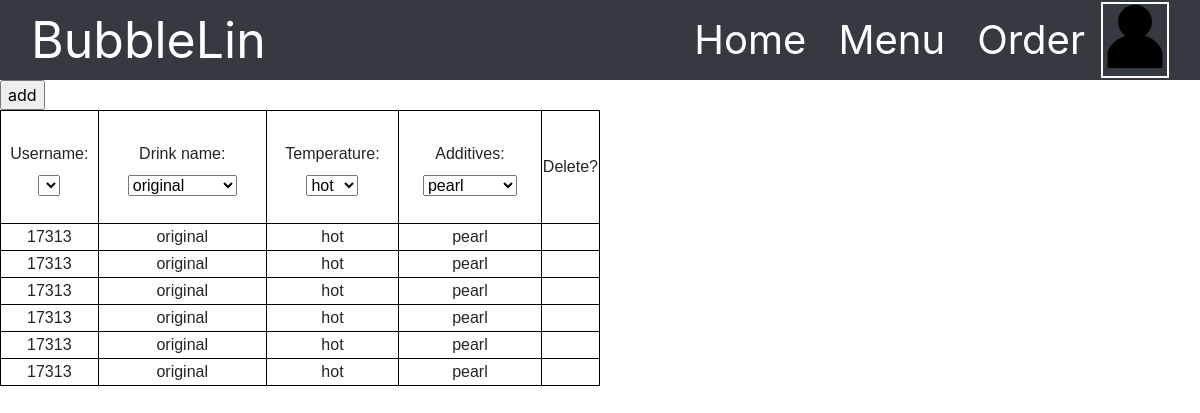
/drink_order (signed in), run on an earlier commit of the app's database.
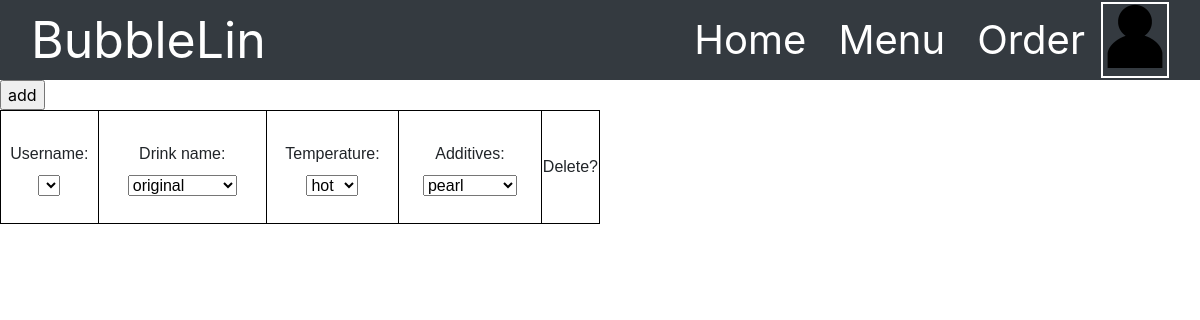
And on a later commit of the database.
### tables this page shows
CREATE TABLE drink_order (id INTEGER PRIMARY KEY, username STRING REFERENCES login (id), name TEXT REFERENCES flavour (id), temperature TEXT REFERENCES temperature (id), additives TEXT REFERENCES additives (id));

CREATE TABLE login (id INTEGER PRIMARY KEY, username STRING, password STRING);

### app.py (the view)
@app.route("/drink_order", methods=["GET", "POST"])
def order():
    if 'logged_in' not in session:
        return redirect("/login")
    extras = "SELECT id, name FROM additives"
    cursor = get_db().cursor()
    cursor.execute(extras)
    additives = cursor.fetchall()
    degrees = "SELECT id, temperature FROM temperature"
    cursor = get_db().cursor()
    cursor.execute(degrees)
    temperature = cursor.fetchall()
    drinks = "SELECT id, name FROM flavour;"
    cursor = get_db().cursor()
    cursor.execute(drinks)
    flavour = cursor.fetchall()
    items = "SELECT login.username, name, temperature, additives FROM drink_order JOIN login ON drink_order.username == login.id"
    cursor = get_db().cursor()
    cursor.execute(items)
    goods = cursor.fetchall()
    return render_template('drink_order.html', temperature=temperature, additives=additives,  flavour=flavour, goods=goods, admin = admin, user_id=user_id)

### app.py (called while the page is built)
def get_db():
    db = getattr(g, '_database', None)
    if db is None:
        db = g._database = sqlite3.connect(DATABASE)
    return db

@app.teardown_appcontext
def close_connection(exception):
    db = getattr(g, '_database', None)
    if db is not None:
        db.close()
    return

### templates/drink_order.html (shortened to what this page needs)
<!DOCTYPE html>
<html lang="en">
<head>
    <link rel="stylesheet" href='{{url_for("static", filename="order_style.css")}}'>
    <link rel="stylesheet" href="https://maxcdn.bootstrapcdn.com/bootstrap/4.5.0/css/bootstrap.min.css">
</head>
<body>
    <nav class="navbar navbar-expand-sm bg-dark navbar-dark">
        <div class="container-fluid">
        <div class="navbar-header">
        <a class="navbar-brand" id='bubble'>BubbleLin</a>
        </div>
        <ul class="nav navbar-nav">
        <li><a href="/">Home</a></li>
        <li><a href="/menu">Menu</a></li>
        <li><a href="/drink_order">Order</a></li>
        <div class="icon"><a href="/login"><img src="static/user-icon.png" alt="log in" height=64 width=64></a></div>
        </ul>
    </div>
    </nav>
<table>
<tr>
<td><label for="username">Username:</label>
<select name="customer_id" id="username">
</select>
<br><br>
</td>
<form action="/add" method="POST">
<td><div class = "inputs"></div>
<label for="flavour">Drink name:</label>
<select name="drink_name" id="flavour">
    {% for item in flavour %}
        <option value="{{ item[1] }}">{{ item[1] }}</option>
    {% endfor %}
</select>
<br><br>
</td>
<td><div class = "inputs"></div>
<label for="temperature">Temperature:</label>
<select name="drink_temperature" id="temperature">
    {% for item in temperature %}
        <option value="{{ item[1] }}">{{ item[1] }}</option>
    {% endfor %}
</select>
<br><br>
</td>
<td><div class = "inputs"></div>
<label for="additives">Additives:</label>
<select name="drink_additives" id="additives">
    {% for item in additives %}
        <option value="{{ item[1] }}">{{ item[1] }}</option>
    {% endfor %}
</select>
<br><br>
</td>
<input type="submit" value="add">
</form>
<td>Delete?</td>
</tr>
{% for drink_order in goods %}
    <tr>
        <td>{{drink_order[0]}} </td>
        <td>{{drink_order[1]}}</td>
        <td>{{drink_order[2]}}</td>
        <td>{{drink_order[3]}}</td>
        <td>
{% endfor %}
</table>
</body>
</html>

### static/order_style.css (style rules this page uses)
body { background-color: #fffdd0; }
table { font-family: arial, sans-serif; border-collapse: collapse; width: 50%; }
tr { margin: 10px; }
td, th { border: 1px solid black; text-align: center; }
label { margin-top: 30px; }
form { width: 200px; }
#bubble { font-size: 50px; }
nav { height: 80px; }
li { font-size: 40px; color: aliceblue; padding: 8px 16px; float: left; width: auto; border: none; display: block; outline: 0; position: relative; }
li::after { content: ''; display: block; position: absolute; left: 0; bottom: 10px; width: 0px; height: 3px; background: white; transition: width 300ms ease; }
.icon { top: 8%; border: 2px white solid; }
a { color: white !important; }

What changed in the data, as far as the page shows it:
no longer on this page (row edited): drink_order: username "17313", name "original", temperature "hot", additives "pearl"
no longer on this page (row edited): drink_order: username "17313", name "original", temperature "hot", additives "pearl"
no longer on this page (row edited): drink_order: username "17313", name "original", temperature "hot", additives "pearl"
no longer on this page (row edited): drink_order: username "17313", name "original", temperature "hot", additives "pearl"
no longer on this page (row edited): drink_order: username "17313", name "original", temperature "hot", additives "pearl"
no longer on this page (row edited): drink_order: username "17313", name "original", temperature "hot", additives "pearl"
